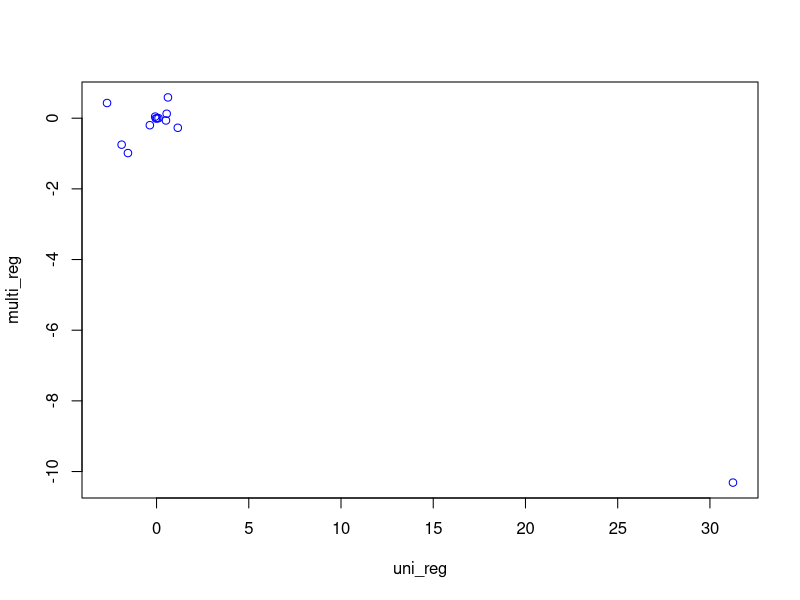

Generate this figure with R:
#15.a begins*****
library(MASS)
attach(Boston)
fit_chas = lm(crim ~ chas)
summary(fit_chas)
#15.a ends*****


#15.b begins*****
fit_all = lm(crim ~ ., data = Boston)
summary(fit_all)
#15.b ends*****

#15.c begins*****
uni_reg  =  vector("numeric",0)
uni_reg  = c(uni_reg, lm(crim~zn,data=Boston)$coefficients[2])
uni_reg  = c(uni_reg, lm(crim~indus,data=Boston)$coefficients[2])
uni_reg  = c(uni_reg, lm(crim~chas,data=Boston)$coefficients[2])
uni_reg  = c(uni_reg, lm(crim~nox,data=Boston)$coefficients[2])
uni_reg  = c(uni_reg, lm(crim~rm,data=Boston)$coefficients[2])
uni_reg  = c(uni_reg, lm(crim~age,data=Boston)$coefficients[2])
uni_reg  = c(uni_reg, lm(crim~dis,data=Boston)$coefficients[2])
uni_reg  = c(uni_reg, lm(crim~rad,data=Boston)$coefficients[2])
uni_reg  = c(uni_reg, lm(crim~tax,data=Boston)$coefficients[2])
uni_reg  = c(uni_reg, lm(crim~ptratio,data=Boston)$coefficients[2])
uni_reg  = c(uni_reg, lm(crim~black,data=Boston)$coefficients[2])
uni_reg  = c(uni_reg, lm(crim~lstat,data=Boston)$coefficients[2])
uni_reg  = c(uni_reg, lm(crim~medv,data=Boston)$coefficients[2])
multi_reg = vector("numeric", 0)
multi_reg = c(multi_reg, lm(crim~.,data=Boston)$coefficients)
multi_reg = multi_reg[-1]
plot(uni_reg, multi_reg, col = "blue")
#15.c ends*****